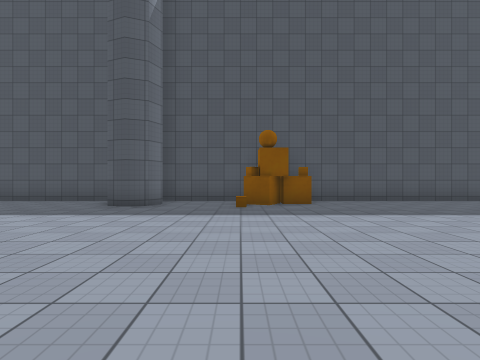
view 1 (above)

17 first-person views from a walk through a Unity game level. The camera is 1.3 m above the floor, looks level and sees 80° across. The floor is counted in squares, 2 m on a side. Each view is taken from the middle of a square. On the plan, view 1 faces up. The plan holds only what a view shows up to about 9 squares ahead; the rest is blank. The place goes on beyond the plan. The player is left out. Surface patterns are stand-ins for the level's own textures.

view 2
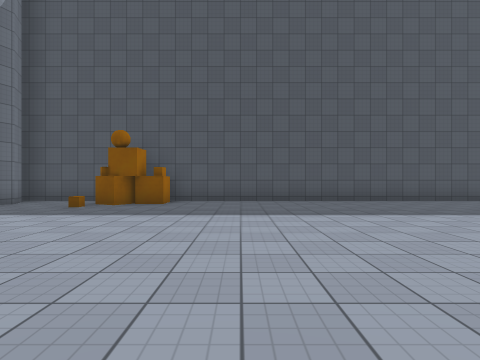

view 3
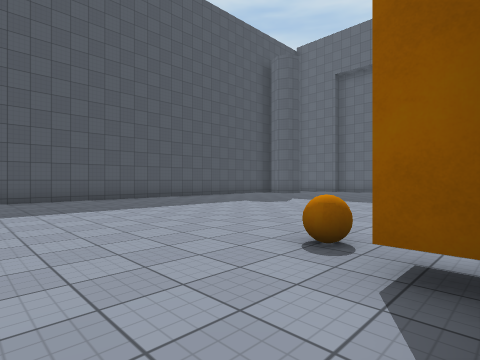

view 4
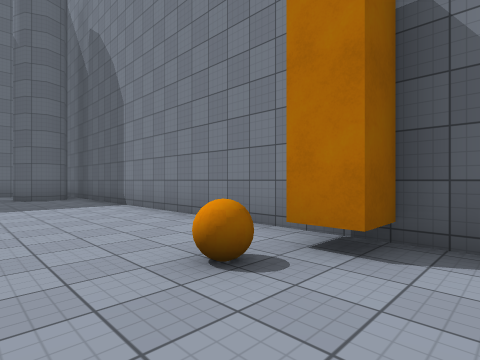

view 5
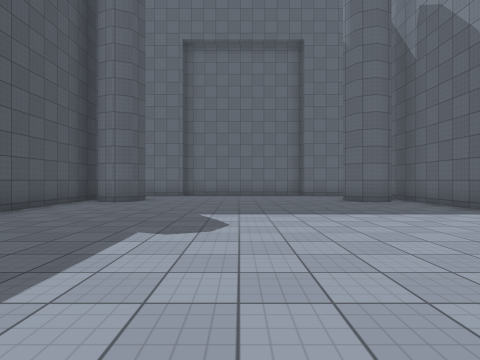

view 6
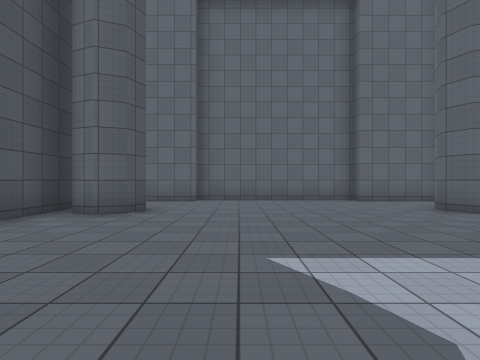

view 7
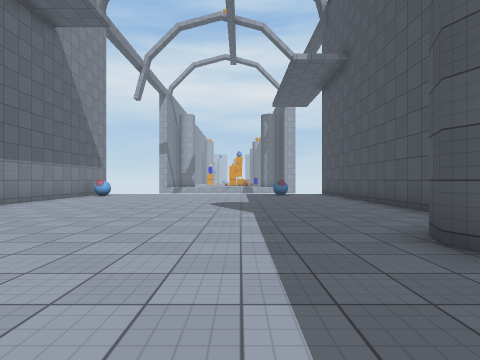

view 8
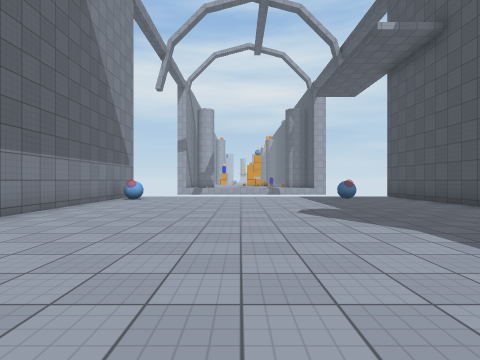

view 9
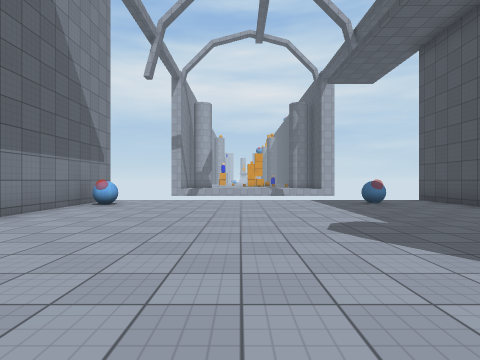

view 10
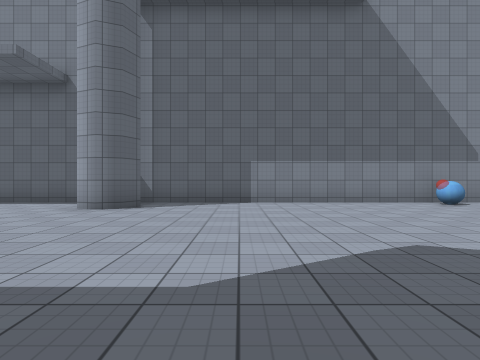

view 11
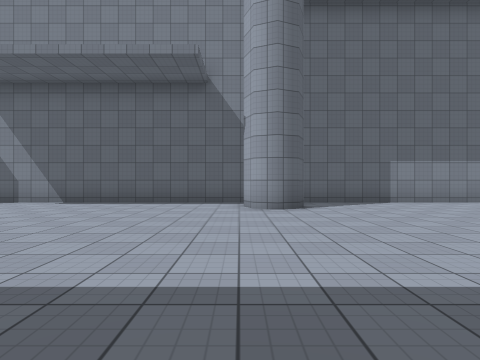

view 12
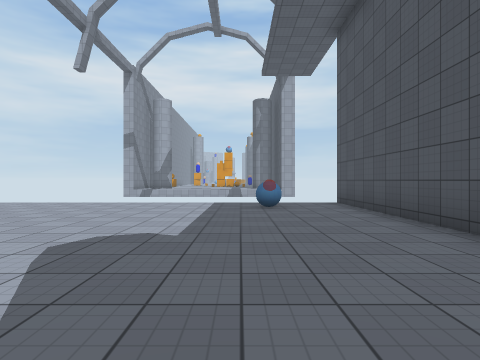

view 13
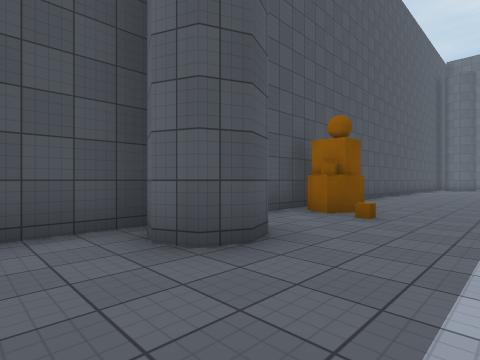

view 14
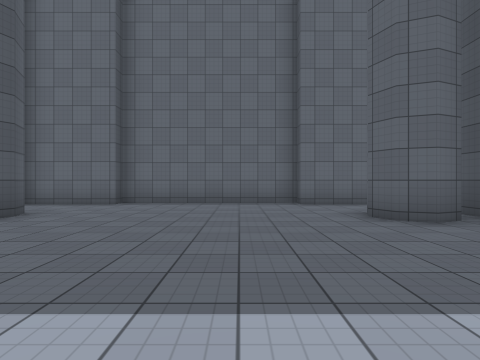

view 15
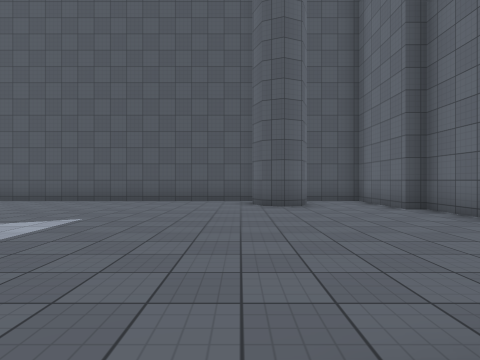

view 16
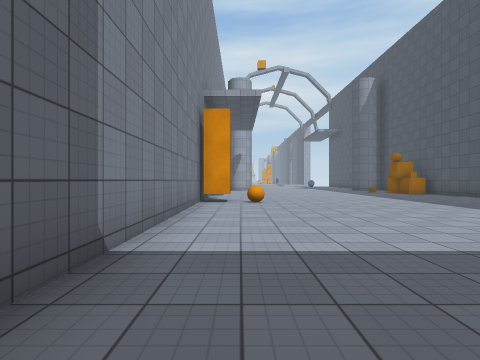

view 17
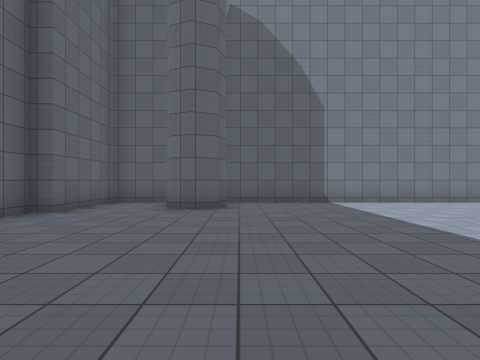

### Floor plan
Points are (right, up) in squares from view 1. A wall is a line through its corners. A room is listed if a view was taken in it or the views show most of it. See-through windows are left out.
Room 1 (views 1, 2, 3, 4, 5, 6, 7, 8, 9, 10, 11, 12, 13, 14, 15, 16, 17)
walls: (5.9, -1.1) (5.9, -0.3) (6.5, -0.3); (6.7, -0.6) (6.7, -1.2) (18.7, -1.2) (18.7, 1.4) (19.1, 1.4) (19.1, 6.3) (18.7, 6.3) (18.7, 8.8) (-13.2, 8.8); (-3.6, -0.1) (-3.4, 0.5) (-2.8, 0.7) (-2.3, 0.5) (-2.1, -0.1); (-2.3, 8.2) (-2.1, 7.7) (-2.3, 7.2) (-2.8, 7) (-3.3, 7.2) (-3.6, 7.7) (-3.3, 8.3); (15.6, -0.6) (15.3, 0) (15.5, 0.5) (16.1, 0.7) (16.6, 0.5) (16.8, 0); (16.8, 7.7) (16.6, 7.2) (16.1, 7) (15.5, 7.2) (15.3, 7.7) (15.6, 8.3); (-13, -1.2) (6.2, -1.2)
ways out: gap at (-13, -2)
objects: other object (-12, -1); other object (-12, 7); cube (1, 8); other object (2, 8); ball (7, 0)

Positions as (right, up) in squares from view 1, and headings:
1: (0, 0), facing up
2: (4, 0), facing up
3: (4, -1), facing up-right
4: (5, 2), facing down-right
5: (7, 4), facing right
6: (10, 5), facing right
7: (0, 5), facing left
8: (-2, 3), facing left
9: (-4, 3), facing left
10: (-6, 7), facing down
11: (-2, 7), facing down
12: (-5, 6), facing left
13: (-5, 5), facing up-right
14: (11, 3), facing right
15: (15, 0), facing up
16: (15, 0), facing left
17: (15, 7), facing down
